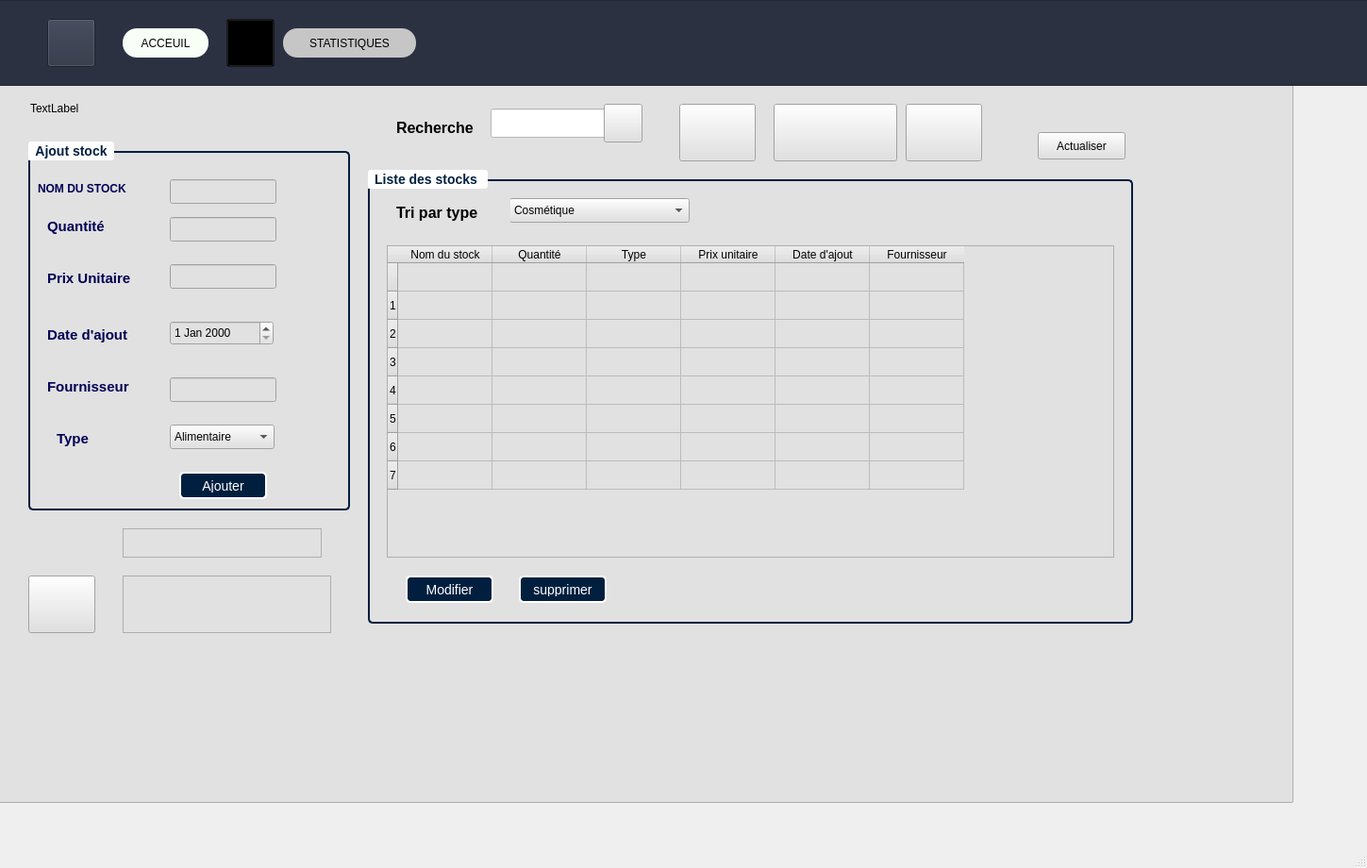
<?xml version="1.0" encoding="UTF-8"?>
<ui version="4.0">
 <class>gestion_stock</class>
 <widget class="QMainWindow" name="gestion_stock">
  <property name="geometry">
   <rect>
    <x>0</x>
    <y>0</y>
    <width>1449</width>
    <height>920</height>
   </rect>
  </property>
  <property name="windowTitle">
   <string>MainWindow</string>
  </property>
  <widget class="QWidget" name="centralwidget">
   <widget class="QFrame" name="frame">
    <property name="geometry">
     <rect>
      <x>-180</x>
      <y>40</y>
      <width>1551</width>
      <height>811</height>
     </rect>
    </property>
    <property name="styleSheet">
     <string notr="true">background-color: rgb(225, 225, 225);</string>
    </property>
    <property name="frameShape">
     <enum>QFrame::Shape::StyledPanel</enum>
    </property>
    <property name="frameShadow">
     <enum>QFrame::Shadow::Raised</enum>
    </property>
    <widget class="QLabel" name="label_8">
     <property name="geometry">
      <rect>
       <x>600</x>
       <y>80</y>
       <width>121</width>
       <height>31</height>
      </rect>
     </property>
     <property name="text">
      <string>&lt;html&gt;&lt;head/&gt;&lt;body&gt;&lt;p&gt;&lt;span style=&quot; font-size:12pt; font-weight:700;&quot;&gt;Recherche&lt;/span&gt;&lt;/p&gt;&lt;/body&gt;&lt;/html&gt;</string>
     </property>
    </widget>
    <widget class="QLineEdit" name="recherche">
     <property name="geometry">
      <rect>
       <x>700</x>
       <y>75</y>
       <width>161</width>
       <height>31</height>
      </rect>
     </property>
     <property name="styleSheet">
      <string notr="true">background-color: rgb(255, 255, 255);</string>
     </property>
    </widget>
    <widget class="QPushButton" name="pushButton_15">
     <property name="geometry">
      <rect>
       <x>210</x>
       <y>570</y>
       <width>71</width>
       <height>61</height>
      </rect>
     </property>
     <property name="text">
      <string/>
     </property>
     <property name="icon">
      <iconset resource="img.qrc">
       <normaloff>:/image_tasnim/mail.png</normaloff>:/image_tasnim/mail.png</iconset>
     </property>
     <property name="iconSize">
      <size>
       <width>50</width>
       <height>50</height>
      </size>
     </property>
    </widget>
    <widget class="QPlainTextEdit" name="contenu">
     <property name="geometry">
      <rect>
       <x>310</x>
       <y>570</y>
       <width>221</width>
       <height>61</height>
      </rect>
     </property>
     <property name="plainText">
      <string/>
     </property>
     <property name="placeholderText">
      <string>contenu du mail</string>
     </property>
    </widget>
    <widget class="QPlainTextEdit" name="dest">
     <property name="geometry">
      <rect>
       <x>310</x>
       <y>520</y>
       <width>211</width>
       <height>31</height>
      </rect>
     </property>
     <property name="plainText">
      <string/>
     </property>
     <property name="placeholderText">
      <string>@ du destinataire</string>
     </property>
    </widget>
    <widget class="QPushButton" name="pushButton_12">
     <property name="geometry">
      <rect>
       <x>900</x>
       <y>70</y>
       <width>81</width>
       <height>61</height>
      </rect>
     </property>
     <property name="text">
      <string/>
     </property>
     <property name="icon">
      <iconset resource="img.qrc">
       <normaloff>:/image/pdf.png</normaloff>:/image/pdf.png</iconset>
     </property>
     <property name="iconSize">
      <size>
       <width>50</width>
       <height>50</height>
      </size>
     </property>
    </widget>
    <widget class="QPushButton" name="pushButton_14">
     <property name="geometry">
      <rect>
       <x>1140</x>
       <y>70</y>
       <width>81</width>
       <height>61</height>
      </rect>
     </property>
     <property name="text">
      <string/>
     </property>
     <property name="icon">
      <iconset resource="img.qrc">
       <normaloff>:/image_tasnim/nt.jpg</normaloff>:/image_tasnim/nt.jpg</iconset>
     </property>
     <property name="iconSize">
      <size>
       <width>50</width>
       <height>50</height>
      </size>
     </property>
    </widget>
    <widget class="QPushButton" name="pushButton_13">
     <property name="geometry">
      <rect>
       <x>1000</x>
       <y>70</y>
       <width>131</width>
       <height>61</height>
      </rect>
     </property>
     <property name="text">
      <string/>
     </property>
     <property name="icon">
      <iconset resource="img.qrc">
       <normaloff>:/image_tasnim/st.png</normaloff>:/image_tasnim/st.png</iconset>
     </property>
     <property name="iconSize">
      <size>
       <width>50</width>
       <height>40</height>
      </size>
     </property>
    </widget>
    <widget class="QPushButton" name="pushButton_17">
     <property name="geometry">
      <rect>
       <x>1280</x>
       <y>100</y>
       <width>93</width>
       <height>29</height>
      </rect>
     </property>
     <property name="text">
      <string>Actualiser</string>
     </property>
    </widget>
    <widget class="QLabel" name="statusLabel">
     <property name="geometry">
      <rect>
       <x>212</x>
       <y>49</y>
       <width>161</width>
       <height>51</height>
      </rect>
     </property>
     <property name="text">
      <string>TextLabel</string>
     </property>
    </widget>
    <widget class="QGroupBox" name="groupBox_2">
     <property name="geometry">
      <rect>
       <x>570</x>
       <y>140</y>
       <width>811</width>
       <height>481</height>
      </rect>
     </property>
     <property name="styleSheet">
      <string notr="true">QGroupBox {
    border: 2px solid #001F3F; /* Contour bleu foncé */
    border-radius: 5px; /* Coins arrondis */
    margin-top: 10px; /* Espace entre le titre et la bordure */
    padding: 10px; /* Espacement intérieur */
    font-size: 14px; /* Taille du texte */
    font-weight: bold; /* Texte en gras */
    color: #001F3F; /* Couleur du texte bleu foncé */
}

QGroupBox::title {
    subcontrol-origin: margin;
    subcontrol-position: top left; /* Position du titre */
    padding: 2px 5px; /* Espacement autour du titre */
    background-color: white; /* Fond blanc pour le titre */
    color: #001F3F; /* Texte bleu foncé */
    border-radius: 3px; /* Coins arrondis du titre */
}
</string>
     </property>
     <property name="title">
      <string>Liste des stocks </string>
     </property>
     <widget class="QTableWidget" name="tableStock">
      <property name="geometry">
       <rect>
        <x>20</x>
        <y>80</y>
        <width>771</width>
        <height>331</height>
       </rect>
      </property>
      <row>
       <property name="text">
        <string/>
       </property>
      </row>
      <row>
       <property name="text">
        <string>1</string>
       </property>
      </row>
      <row>
       <property name="text">
        <string>2</string>
       </property>
      </row>
      <row>
       <property name="text">
        <string>3</string>
       </property>
      </row>
      <row>
       <property name="text">
        <string>4</string>
       </property>
      </row>
      <row>
       <property name="text">
        <string>5</string>
       </property>
      </row>
      <row>
       <property name="text">
        <string>6</string>
       </property>
      </row>
      <row>
       <property name="text">
        <string>7</string>
       </property>
      </row>
      <column>
       <property name="text">
        <string>Nom du stock</string>
       </property>
      </column>
      <column>
       <property name="text">
        <string>Quantité</string>
       </property>
      </column>
      <column>
       <property name="text">
        <string>Type</string>
       </property>
      </column>
      <column>
       <property name="text">
        <string>Prix unitaire</string>
       </property>
      </column>
      <column>
       <property name="text">
        <string>Date d'ajout</string>
       </property>
      </column>
      <column>
       <property name="text">
        <string>Fournisseur</string>
       </property>
      </column>
     </widget>
     <widget class="QComboBox" name="comboBox">
      <property name="geometry">
       <rect>
        <x>150</x>
        <y>30</y>
        <width>191</width>
        <height>26</height>
       </rect>
      </property>
      <item>
       <property name="text">
        <string>Cosmétique </string>
       </property>
      </item>
      <item>
       <property name="text">
        <string>Vestimentaire </string>
       </property>
      </item>
     </widget>
     <widget class="QLabel" name="label_7">
      <property name="geometry">
       <rect>
        <x>30</x>
        <y>30</y>
        <width>121</width>
        <height>31</height>
       </rect>
      </property>
      <property name="text">
       <string>&lt;html&gt;&lt;head/&gt;&lt;body&gt;&lt;p&gt;&lt;span style=&quot; font-size:12pt; font-weight:700;&quot;&gt;Tri par type&lt;/span&gt;&lt;/p&gt;&lt;/body&gt;&lt;/html&gt;</string>
      </property>
     </widget>
     <widget class="QPushButton" name="pushButton_2">
      <property name="geometry">
       <rect>
        <x>40</x>
        <y>430</y>
        <width>93</width>
        <height>29</height>
       </rect>
      </property>
      <property name="styleSheet">
       <string notr="true">QPushButton {
    background-color: #001F3F; /* Bleu foncé */
    color: white; /* Texte blanc */
    border: 2px solid white; /* Contour blanc */
    border-radius: 5px; /* Coins arrondis */
    padding: 5px 10px; /* Espace intérieur */
    font-size: 14px; /* Taille du texte */
}

QPushButton:hover {
    background-color: #003366; /* Bleu un peu plus clair au survol */
}

QPushButton:pressed {
    background-color: #000C1A; /* Bleu encore plus foncé quand cliqué */
}
</string>
      </property>
      <property name="text">
       <string>Modifier</string>
      </property>
     </widget>
     <widget class="QPushButton" name="pushButton_3">
      <property name="geometry">
       <rect>
        <x>160</x>
        <y>430</y>
        <width>93</width>
        <height>29</height>
       </rect>
      </property>
      <property name="styleSheet">
       <string notr="true">QPushButton {
    background-color: #001F3F; /* Bleu foncé */
    color: white; /* Texte blanc */
    border: 2px solid white; /* Contour blanc */
    border-radius: 5px; /* Coins arrondis */
    padding: 5px 10px; /* Espace intérieur */
    font-size: 14px; /* Taille du texte */
}

QPushButton:hover {
    background-color: #003366; /* Bleu un peu plus clair au survol */
}

QPushButton:pressed {
    background-color: #000C1A; /* Bleu encore plus foncé quand cliqué */
}
</string>
      </property>
      <property name="text">
       <string>supprimer</string>
      </property>
     </widget>
    </widget>
    <widget class="QPushButton" name="pushButton_32">
     <property name="geometry">
      <rect>
       <x>820</x>
       <y>70</y>
       <width>41</width>
       <height>41</height>
      </rect>
     </property>
     <property name="text">
      <string/>
     </property>
     <property name="icon">
      <iconset resource="img.qrc">
       <normaloff>:/image_tasnim/tri.png</normaloff>:/image_tasnim/tri.png</iconset>
     </property>
     <property name="iconSize">
      <size>
       <width>50</width>
       <height>50</height>
      </size>
     </property>
    </widget>
    <widget class="QGroupBox" name="groupBox">
     <property name="geometry">
      <rect>
       <x>210</x>
       <y>110</y>
       <width>341</width>
       <height>391</height>
      </rect>
     </property>
     <property name="styleSheet">
      <string notr="true">QGroupBox {
    border: 2px solid #001F3F; /* Contour bleu foncé */
    border-radius: 5px; /* Coins arrondis */
    margin-top: 10px; /* Espace entre le titre et la bordure */
    padding: 10px; /* Espacement intérieur */
    font-size: 14px; /* Taille du texte */
    font-weight: bold; /* Texte en gras */
    color: #001F3F; /* Couleur du texte bleu foncé */
}

QGroupBox::title {
    subcontrol-origin: margin;
    subcontrol-position: top left; /* Position du titre */
    padding: 2px 5px; /* Espacement autour du titre */
    background-color: white; /* Fond blanc pour le titre */
    color: #001F3F; /* Texte bleu foncé */
    border-radius: 3px; /* Coins arrondis du titre */
}
</string>
     </property>
     <property name="title">
      <string>Ajout stock</string>
     </property>
     <widget class="QLineEdit" name="lineEditQuantite">
      <property name="geometry">
       <rect>
        <x>150</x>
        <y>80</y>
        <width>113</width>
        <height>26</height>
       </rect>
      </property>
     </widget>
     <widget class="QLabel" name="label_5">
      <property name="geometry">
       <rect>
        <x>20</x>
        <y>250</y>
        <width>101</width>
        <height>20</height>
       </rect>
      </property>
      <property name="text">
       <string>&lt;html&gt;&lt;head/&gt;&lt;body&gt;&lt;p&gt;&lt;span style=&quot; font-size:11pt; font-weight:700; color:#000054;&quot;&gt;Fournisseur &lt;/span&gt;&lt;/p&gt;&lt;/body&gt;&lt;/html&gt;</string>
      </property>
     </widget>
     <widget class="QLabel" name="label_2">
      <property name="geometry">
       <rect>
        <x>20</x>
        <y>70</y>
        <width>91</width>
        <height>41</height>
       </rect>
      </property>
      <property name="text">
       <string>&lt;html&gt;&lt;head/&gt;&lt;body&gt;&lt;p&gt;&lt;span style=&quot; font-size:11pt; font-weight:700; color:#000054;&quot;&gt;Quantité &lt;/span&gt;&lt;/p&gt;&lt;/body&gt;&lt;/html&gt;</string>
      </property>
     </widget>
     <widget class="QLabel" name="label">
      <property name="geometry">
       <rect>
        <x>10</x>
        <y>40</y>
        <width>121</width>
        <height>21</height>
       </rect>
      </property>
      <property name="text">
       <string>&lt;html&gt;&lt;head/&gt;&lt;body&gt;&lt;p&gt;&lt;span style=&quot; font-weight:700; color:#000054;&quot;&gt;NOM DU STOCK&lt;/span&gt;&lt;/p&gt;&lt;/body&gt;&lt;/html&gt;</string>
      </property>
     </widget>
     <widget class="QLineEdit" name="lineEditPrixUnitaire">
      <property name="geometry">
       <rect>
        <x>150</x>
        <y>130</y>
        <width>113</width>
        <height>26</height>
       </rect>
      </property>
     </widget>
     <widget class="QLineEdit" name="lineEditNomProduit">
      <property name="geometry">
       <rect>
        <x>150</x>
        <y>40</y>
        <width>113</width>
        <height>26</height>
       </rect>
      </property>
     </widget>
     <widget class="QLabel" name="label_6">
      <property name="geometry">
       <rect>
        <x>30</x>
        <y>300</y>
        <width>51</width>
        <height>31</height>
       </rect>
      </property>
      <property name="text">
       <string>&lt;html&gt;&lt;head/&gt;&lt;body&gt;&lt;p&gt;&lt;span style=&quot; font-size:11pt; font-weight:700; color:#000054;&quot;&gt;Type &lt;/span&gt;&lt;/p&gt;&lt;/body&gt;&lt;/html&gt;</string>
      </property>
     </widget>
     <widget class="QLineEdit" name="lineEditFournisseur">
      <property name="geometry">
       <rect>
        <x>150</x>
        <y>250</y>
        <width>113</width>
        <height>26</height>
       </rect>
      </property>
     </widget>
     <widget class="QLabel" name="label_4">
      <property name="geometry">
       <rect>
        <x>20</x>
        <y>190</y>
        <width>121</width>
        <height>31</height>
       </rect>
      </property>
      <property name="text">
       <string>&lt;html&gt;&lt;head/&gt;&lt;body&gt;&lt;p&gt;&lt;span style=&quot; font-size:11pt; font-weight:700; color:#000054;&quot;&gt;Date d'ajout &lt;/span&gt;&lt;/p&gt;&lt;/body&gt;&lt;/html&gt;</string>
      </property>
     </widget>
     <widget class="QDateEdit" name="dateEditAjout">
      <property name="geometry">
       <rect>
        <x>150</x>
        <y>190</y>
        <width>110</width>
        <height>26</height>
       </rect>
      </property>
     </widget>
     <widget class="QLabel" name="label_3">
      <property name="geometry">
       <rect>
        <x>20</x>
        <y>130</y>
        <width>111</width>
        <height>31</height>
       </rect>
      </property>
      <property name="text">
       <string>&lt;html&gt;&lt;head/&gt;&lt;body&gt;&lt;p&gt;&lt;span style=&quot; font-size:11pt; font-weight:700; color:#000054;&quot;&gt;Prix Unitaire &lt;/span&gt;&lt;/p&gt;&lt;/body&gt;&lt;/html&gt;</string>
      </property>
     </widget>
     <widget class="QPushButton" name="pushButton">
      <property name="geometry">
       <rect>
        <x>160</x>
        <y>350</y>
        <width>93</width>
        <height>29</height>
       </rect>
      </property>
      <property name="styleSheet">
       <string notr="true">QPushButton {
    background-color: #001F3F; /* Bleu foncé */
    color: white; /* Texte blanc */
    border: 2px solid white; /* Contour blanc */
    border-radius: 5px; /* Coins arrondis */
    padding: 5px 10px; /* Espace intérieur */
    font-size: 14px; /* Taille du texte */
}

QPushButton:hover {
    background-color: #003366; /* Bleu un peu plus clair au survol */
}

QPushButton:pressed {
    background-color: #000C1A; /* Bleu encore plus foncé quand cliqué */
}
</string>
      </property>
      <property name="text">
       <string>Ajouter</string>
      </property>
     </widget>
     <widget class="QComboBox" name="comboBox_2">
      <property name="geometry">
       <rect>
        <x>150</x>
        <y>300</y>
        <width>111</width>
        <height>26</height>
       </rect>
      </property>
      <item>
       <property name="text">
        <string>Alimentaire </string>
       </property>
      </item>
      <item>
       <property name="text">
        <string>Cosmétique </string>
       </property>
      </item>
      <item>
       <property name="text">
        <string>Vestimentaire </string>
       </property>
      </item>
     </widget>
    </widget>
   </widget>
   <widget class="QFrame" name="frame_4">
    <property name="geometry">
     <rect>
      <x>-130</x>
      <y>0</y>
      <width>1581</width>
      <height>91</height>
     </rect>
    </property>
    <property name="styleSheet">
     <string notr="true">background-color: rgb(44, 49, 66);
</string>
    </property>
    <property name="frameShape">
     <enum>QFrame::Shape::StyledPanel</enum>
    </property>
    <property name="frameShadow">
     <enum>QFrame::Shadow::Raised</enum>
    </property>
    <widget class="QPushButton" name="pushButton_5">
     <property name="geometry">
      <rect>
       <x>260</x>
       <y>30</y>
       <width>91</width>
       <height>31</height>
      </rect>
     </property>
     <property name="styleSheet">
      <string notr="true">
QPushButton {
    border-radius: 15px;        /* Coins arrondis */
    background-color: #f8fff7; /* Conserve la couleur d'origine */
 font-family: &quot;Georgia&quot;, &quot;Times New Roman&quot;, serif;
}
</string>
     </property>
     <property name="text">
      <string>ACCEUIL</string>
     </property>
     <property name="autoDefault">
      <bool>false</bool>
     </property>
     <property name="default">
      <bool>false</bool>
     </property>
     <property name="flat">
      <bool>false</bool>
     </property>
    </widget>
    <widget class="QPushButton" name="pushButton_28">
     <property name="geometry">
      <rect>
       <x>430</x>
       <y>30</y>
       <width>141</width>
       <height>31</height>
      </rect>
     </property>
     <property name="styleSheet">
      <string notr="true">
QPushButton {
    border-radius: 15px;        /* Coins arrondis */
    background-color: #c6c6c6; /* Conserve la couleur d'origine */
 font-family: &quot;Georgia&quot;, &quot;Times New Roman&quot;, serif;
}
</string>
     </property>
     <property name="text">
      <string>STATISTIQUES</string>
     </property>
     <property name="autoDefault">
      <bool>false</bool>
     </property>
     <property name="default">
      <bool>false</bool>
     </property>
     <property name="flat">
      <bool>false</bool>
     </property>
    </widget>
    <widget class="QPushButton" name="pushButton_30">
     <property name="geometry">
      <rect>
       <x>180</x>
       <y>20</y>
       <width>51</width>
       <height>51</height>
      </rect>
     </property>
     <property name="text">
      <string/>
     </property>
     <property name="icon">
      <iconset resource="img.qrc">
       <normaloff>:/image/WhatsApp_Image_2025-05-01_at_11.43.20-removebg-preview.png</normaloff>:/image/WhatsApp_Image_2025-05-01_at_11.43.20-removebg-preview.png</iconset>
     </property>
     <property name="iconSize">
      <size>
       <width>50</width>
       <height>50</height>
      </size>
     </property>
    </widget>
    <widget class="QPushButton" name="pushButton_31">
     <property name="geometry">
      <rect>
       <x>370</x>
       <y>20</y>
       <width>51</width>
       <height>51</height>
      </rect>
     </property>
     <property name="styleSheet">
      <string notr="true">background-color:transparent;</string>
     </property>
     <property name="text">
      <string/>
     </property>
     <property name="icon">
      <iconset resource="img.qrc">
       <normaloff>:/image/WhatsApp_Image_2025-05-01_at_11.43.20__1_-removebg-preview.png</normaloff>:/image/WhatsApp_Image_2025-05-01_at_11.43.20__1_-removebg-preview.png</iconset>
     </property>
     <property name="iconSize">
      <size>
       <width>50</width>
       <height>50</height>
      </size>
     </property>
    </widget>
   </widget>
  </widget>
  <widget class="QMenuBar" name="menubar">
   <property name="geometry">
    <rect>
     <x>0</x>
     <y>0</y>
     <width>1449</width>
     <height>22</height>
    </rect>
   </property>
  </widget>
  <widget class="QStatusBar" name="statusbar"/>
 </widget>
 <resources>
  <include location="img.qrc"/>
 </resources>
 <connections/>
</ui>
